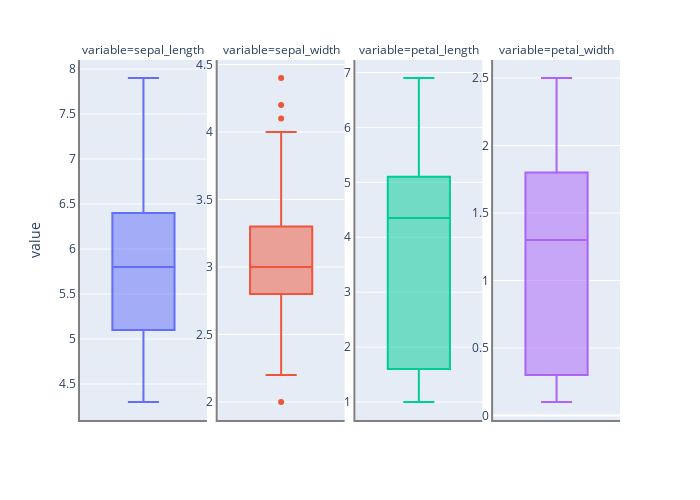

Notebook source saved alongside this figure:
### Code cell
def get_ml_problem(df, label):

  if (df[label].dtype == 'category' or df[label].dtype == 'boolean' )  or (df[label].nunique == 2):
    print("This is a  Binary Classification Problem Dataset")
    out = "Classification"
  elif (df[label].dtype == 'category') or (len(df[label].value_counts()) <= 5):
    print("This is a Classification Problem Dataset")
    out = "Classification"
  else: 
    print("This is a Regression Problem Dataset")
    out = "Regression"
  return out
 
def get_basic_overview(df, label):

  return print("\n" ,"El atributo", label, "Contiene" ,df[label].isnull().sum(), "valores nulos del total de" ,len(df),"\n\n",
              "\n" , "Basic Statistics for:", label, "\n" ,df[label].describe(include = "object"), "\n\n",
               "Value Counts Results for:", label,"\n" , df[label].value_counts(), "\n" )


def univariate_analysis(df, label):

  get_ml_problem(df, label )

  get_basic_overview(df, label )
    
  num_cols, cat_cols =get_column_types(df)

  histplot(df, num_cols)
  
  interactive_boxplots(df, num_cols)

  freq_plots_cat(df, cat_cols)

univariate_analysis(df_iris, "species")

### Figure 1 — Plotly figure (JSON) as saved in the notebook; plotly's stock layout.template omitted (floating-point values rounded to 4 significant figures; data arrays with more than 128 entries replaced by an {"elided": "..."} marker saying what was removed)
{"data": [{"alignmentgroup": "True", "hovertemplate": "variable=sepal_length<br>value=%{y}<extra></extra>", "legendgroup": "sepal_length", "marker": {"color": "#636efa"}, "name": "sepal_length", "notched": false, "offsetgroup": "sepal_length", "orientation": "v", "showlegend": true, "type": "box", "x0": " ", "xaxis": "x", "y": {"elided": "150 float values"}, "y0": " ", "yaxis": "y"}, {"alignmentgroup": "True", "hovertemplate": "variable=sepal_width<br>value=%{y}<extra></extra>", "legendgroup": "sepal_width", "marker": {"color": "#EF553B"}, "name": "sepal_width", "notched": false, "offsetgroup": "sepal_width", "orientation": "v", "showlegend": true, "type": "box", "x0": " ", "xaxis": "x2", "y": {"elided": "150 float values"}, "y0": " ", "yaxis": "y2"}, {"alignmentgroup": "True", "hovertemplate": "variable=petal_length<br>value=%{y}<extra></extra>", "legendgroup": "petal_length", "marker": {"color": "#00cc96"}, "name": "petal_length", "notched": false, "offsetgroup": "petal_length", "orientation": "v", "showlegend": true, "type": "box", "x0": " ", "xaxis": "x3", "y": {"elided": "150 float values"}, "y0": " ", "yaxis": "y3"}, {"alignmentgroup": "True", "hovertemplate": "variable=petal_width<br>value=%{y}<extra></extra>", "legendgroup": "petal_width", "marker": {"color": "#ab63fa"}, "name": "petal_width", "notched": false, "offsetgroup": "petal_width", "orientation": "v", "showlegend": true, "type": "box", "x0": " ", "xaxis": "x4", "y": {"elided": "150 float values"}, "y0": " ", "yaxis": "y4"}], "layout": {"annotations": [{"font": {}, "showarrow": false, "text": "variable=sepal_length", "x": 0.1175, "xanchor": "center", "xref": "paper", "y": 1, "yanchor": "bottom", "yref": "paper"}, {"font": {}, "showarrow": false, "text": "variable=sepal_width", "x": 0.3725, "xanchor": "center", "xref": "paper", "y": 1, "yanchor": "bottom", "yref": "paper"}, {"font": {}, "showarrow": false, "text": "variable=petal_length", "x": 0.6275, "xanchor": "center", "xref": "paper", "y": 1, "yanchor": "bottom", "yref": "paper"}, {"font": {}, "showarrow": false, "text": "variable=petal_width", "x": 0.8825, "xanchor": "center", "xref": "paper", "y": 1, "yanchor": "bottom", "yref": "paper"}], "boxmode": "overlay", "height": 500, "legend": {"title": {"text": "variable"}, "tracegroupgap": 0}, "margin": {"t": 60}, "showlegend": false, "width": 700, "xaxis": {"anchor": "y", "domain": [0, 0.235], "linecolor": "grey", "linewidth": 2, "showline": true}, "xaxis2": {"anchor": "y2", "domain": [0.255, 0.49], "linecolor": "grey", "linewidth": 2, "matches": "x", "showline": true}, "xaxis3": {"anchor": "y3", "domain": [0.51, 0.745], "linecolor": "grey", "linewidth": 2, "matches": "x", "showline": true}, "xaxis4": {"anchor": "y4", "domain": [0.765, 1.0], "linecolor": "grey", "linewidth": 2, "matches": "x", "showline": true}, "yaxis": {"anchor": "x", "domain": [0, 1], "linecolor": "grey", "linewidth": 2, "showline": true, "showticklabels": true, "title": {"text": "value"}}, "yaxis2": {"anchor": "x2", "domain": [0, 1], "linecolor": "grey", "linewidth": 2, "showline": true, "showticklabels": true}, "yaxis3": {"anchor": "x3", "domain": [0, 1], "linecolor": "grey", "linewidth": 2, "showline": true, "showticklabels": true}, "yaxis4": {"anchor": "x4", "domain": [0, 1], "linecolor": "grey", "linewidth": 2, "showline": true, "showticklabels": true}}}
